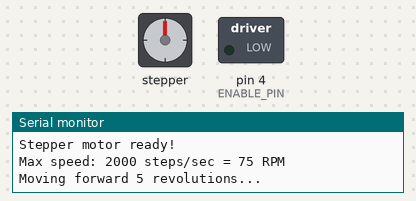
The sketch below on a simulated Arduino Uno, built with avr-gcc and run on an emulated ATmega328P. Shown: stepper motor, switched loads named in the sketch (green lamp = pin HIGH), the last lines printed to the serial monitor. Stepper angles assume 1600 steps per turn.

Above: at 0.1 s.
At 17.2 s:
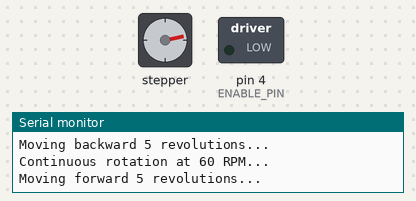
At 24.8 s:
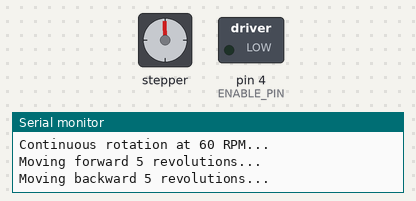
Timing chart, 0 to 40.0 s (numbered marks = the images above):
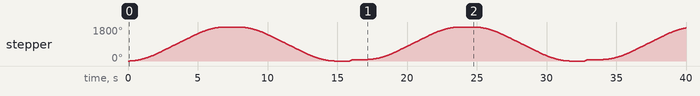

The sketch:

StepExample.ino
````cpp
#include <AccelStepper.h>

// Define pins (adjust to your wiring)
#define STEP_PIN 8
#define DIR_PIN 7
#define ENABLE_PIN 4    // ENA+ on TB6600 (optional, for motor enable/disable)

// ===== MOTOR SPECIFICATIONS =====
// 17HS4401: 200 steps/revolution (1.8° per step)
const int STEPS_PER_REV = 200;

// ===== TB6600 MICROSTEP SETTING =====
// Set TB6600 DIP switches to 1/8 microstep (good balance of speed and smoothness)
// This means 200 * 8 = 1600 steps per revolution
const int MICROSTEPS = 8;
const int STEPS_PER_REV_MICROSTEPPED = STEPS_PER_REV * MICROSTEPS;  // 1600

// Create stepper object
AccelStepper stepper(AccelStepper::DRIVER, STEP_PIN, DIR_PIN);

void setup() {
  Serial.begin(115200);

  // Set up enable pin
  pinMode(ENABLE_PIN, OUTPUT);
  digitalWrite(ENABLE_PIN, LOW);  // LOW = motor enabled, HIGH = motor disabled

  // ===== SPEED AND ACCELERATION SETTINGS =====
  // At 12V with 1/8 microstep, these are good starting values:

  stepper.setMaxSpeed(2000);        // Maximum steps per second (adjust as needed)
                                     // At 1600 steps/rev, this is 1.25 rev/sec = 75 RPM

  stepper.setAcceleration(1000);    // Steps per second per second
                                     // Smooth acceleration prevents stalling

  stepper.setCurrentPosition(0);    // Set current position as zero

  Serial.println("Stepper motor ready!");
  Serial.println("Max speed: 2000 steps/sec = 75 RPM");
}

void loop() {
  // Example 1: Move forward 5 revolutions
  Serial.println("Moving forward 5 revolutions...");
  stepper.moveTo(5 * STEPS_PER_REV_MICROSTEPPED);  // 5 * 1600 = 8000 steps
  while(stepper.distanceToGo() != 0) {
    stepper.run();
  }

  delay(1000);

  // Example 2: Move backward 5 revolutions
  Serial.println("Moving backward 5 revolutions...");
  stepper.moveTo(0);  // Return to zero position
  while(stepper.distanceToGo() != 0) {
    stepper.run();
  }

  delay(1000);

  // Example 3: Continuous rotation at constant speed
  Serial.println("Continuous rotation at 60 RPM...");
  stepper.setSpeed(1600);  // 1600 steps/sec = 1 rev/sec = 60 RPM

  for(int i = 0; i < 10000; i++) {  // Run for a while
    stepper.runSpeed();
  }

  delay(1000);

  // Example 4: Disable motor (saves power, but motor can be turned by hand)
  // digitalWrite(ENABLE_PIN, HIGH);
  // delay(5000);
  // digitalWrite(ENABLE_PIN, LOW);
}
/*
```
## TB6600 DIP Switch Settings

Set the switches on your TB6600 like this:

**Microstep Setting (SW5, SW6, SW7):**
- For **1/8 microstep**: OFF, ON, OFF
  - This gives you 1600 steps/revolution
  - Good balance of smoothness and speed at 12V

**Current Setting (SW1, SW2, SW3):**
- For **1.5A** (safe for 17HS4401): ON, OFF, ON
- The 17HS4401 is rated around 1.7A, so 1.5A is a good setting
```
Common TB6600 Microstep Settings:
SW5  SW6  SW7  | Microstep
ON   ON   ON   | 1/2
OFF  ON   ON   | 1/4
ON   OFF  ON   | 1/8  ← RECOMMENDED
OFF  OFF  ON   | 1/16
AccelStepper stepper(AccelStepper::DRIVER, STEP_PIN, DIR_PIN);

void setup() {
  stepper.setMaxSpeed(2000);      // Steps per second
  stepper.setAcceleration(1000);  // Steps per second per second
  pinMode(DIR_PIN, OUTPUT);
}

bool dir = false;
void loop() {
  stepper.moveTo(10000);  // Move 10000 steps
  stepper.run();          // Must call repeatedly
  digitalWrite(DIR_PIN, dir? HIGH : LOW);  // Clockwise
  dir = !dir;
}
*/
````

Measured:
- by itself, stepper: turns 1800° clockwise in 6.8 s, then 1800° counter-clockwise in 6.8 s, then 77° clockwise in 0.21 s, then 1723° clockwise in 6.7 s, and so on
